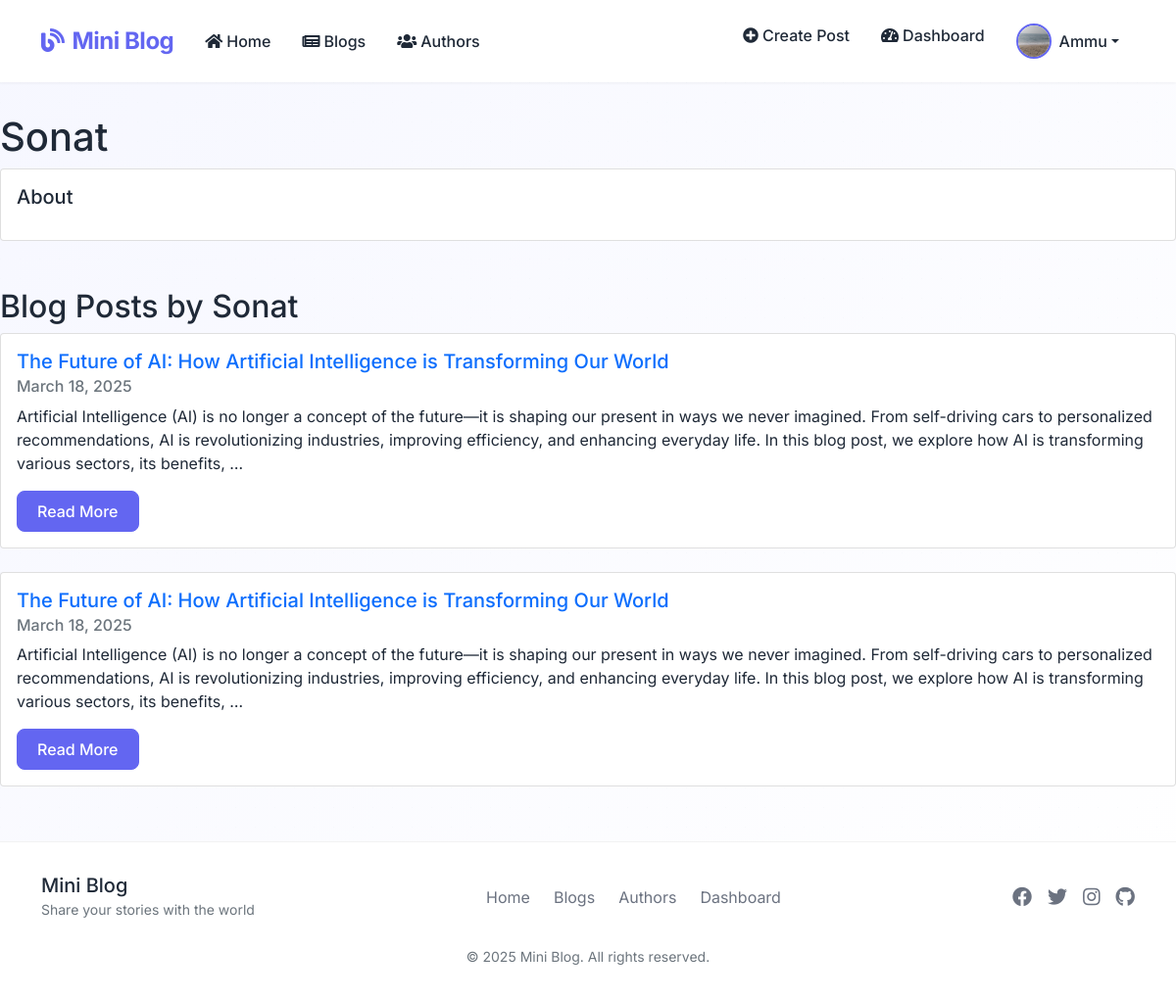
/blog/blogger/1/ (signed in), run on the app's committed database.
### app/models.py (models this page shows, shortened)
class Author(models.Model):
    user = models.OneToOneField(User, on_delete=models.CASCADE)
    bio = models.TextField(max_length=500, help_text="Enter your biography", blank=True)
    profile_picture = models.ImageField(upload_to='profile_pics/', default='profile_pics/default.png')

class Blog(models.Model):
    title = models.CharField(max_length=200)
    author = models.ForeignKey(Author, on_delete=models.CASCADE)
    content = models.TextField(help_text="Write your blog content here")
    post_date = models.DateTimeField(default=timezone.now)
    likes = models.ManyToManyField(User, through='Like', related_name='liked_posts')
    class Meta:
        ordering = ['-post_date']

### app/views.py (the view)
# urls.py: path('blog/blogger/<int:pk>/', views.AuthorDetailView.as_view(), name='author-detail'),
class AuthorDetailView(generic.DetailView):
    model = Author
    template_name = 'app/author_detail.html'
    def get_context_data(self, **kwargs):
        context = super().get_context_data(**kwargs)
        context['blogs'] = Blog.objects.filter(author=self.object).order_by('-post_date')
        return context

### app/templates/app/author_detail.html (shortened to what this page needs)
{% extends "app/base.html" %}
{% block content %}
<div class="author-profile mb-5">
    <h1>{{ author.user.username }}</h1>
    <div class="card">
        <div class="card-body">
            <h5 class="card-title">About</h5>
        </div>
    </div>
</div>
<div class="author-blogs">
    <h2>Blog Posts by {{ author.user.username }}</h2>
    <div class="row">
        {% for blog in blogs %}
        <div class="col-md-12 mb-4">
            <div class="card">
                <div class="card-body">
                    <h5 class="card-title">
                        <a href="{% url 'app:blog-detail' blog.pk %}" class="text-decoration-none">{{ blog.title }}</a>
                    </h5>
                    <h6 class="card-subtitle mb-2 text-muted">{{ blog.post_date|date:"F d, Y" }}</h6>
                    <p class="card-text">{{ blog.content|truncatewords:50 }}</p>
                    <a href="{% url 'app:blog-detail' blog.pk %}" class="btn btn-primary">Read More</a>
                </div>
            </div>
        </div>
        {% empty %}
        <div class="col-12">
            <p>No blog posts available from this author.</p>
        </div>
        {% endfor %}
    </div>
</div>
{% endblock %}

### app/templates/app/base.html (shortened to what this page needs)
<!DOCTYPE html>
<html lang="en">
<head>
    <link href="https://cdn.jsdelivr.net/npm/bootstrap@5.1.3/dist/css/bootstrap.min.css" rel="stylesheet">
    <link href="https://cdnjs.cloudflare.com/ajax/libs/font-awesome/5.15.4/css/all.min.css" rel="stylesheet">
</head>
<body>
    <nav class="navbar navbar-expand-lg navbar-light sticky-top">
        <div class="container">
            <a class="navbar-brand" href="{% url 'app:index' %}">
                <i class="fas fa-blog me-2"></i>Mini Blog
            </a>
            <div class="collapse navbar-collapse" id="navbarNav">
                <ul class="navbar-nav me-auto">
                    <li class="nav-item">
                        <a class="nav-link" href="{% url 'app:index' %}">
                            <i class="fas fa-home me-1"></i>Home
                        </a>
                    </li>
                    <li class="nav-item">
                        <a class="nav-link" href="{% url 'app:blog-list' %}">
                            <i class="fas fa-newspaper me-1"></i>Blogs
                        </a>
                    </li>
                    <li class="nav-item">
                        <a class="nav-link" href="{% url 'app:author-list' %}">
                            <i class="fas fa-users me-1"></i>Authors
                        </a>
                    </li>
                </ul>
                <ul class="navbar-nav">
                    {% if user.is_authenticated %}
                    <li class="nav-item">
                        <a class="nav-link" href="{% url 'app:blog-create' %}">
                            <i class="fas fa-plus-circle me-1"></i>Create Post
                        </a>
                    </li>
                    <li class="nav-item">
                        <a class="nav-link" href="{% url 'app:author-dashboard' %}">
                            <i class="fas fa-tachometer-alt me-1"></i>Dashboard
                        </a>
                    </li>
                    <li class="nav-item dropdown">
                        <a class="nav-link dropdown-toggle d-flex align-items-center" href="#" id="navbarDropdown" role="button" data-bs-toggle="dropdown">
                            <img src="{{ user.author.profile_picture.url }}" alt="Profile" class="nav-profile-img me-2">
                            {{ user.username }}
                        </a>
                    </li>
                    {% endif %}
                </ul>
            </div>
        </div>
    </nav>
    <main class="main-content">
        {% block content %}{% endblock %}
    </main>
    <footer class="footer">
        <div class="container">
            <div class="footer-content">
                <div class="footer-brand">
                    <h5 class="mb-0">Mini Blog</h5>
                    <small class="text-muted">Share your stories with the world</small>
                </div>
                <ul class="footer-links">
                    <li><a href="{% url 'app:index' %}">Home</a></li>
                    <li><a href="{% url 'app:blog-list' %}">Blogs</a></li>
                    <li><a href="{% url 'app:author-list' %}">Authors</a></li>
                    {% if user.is_authenticated %}
                    <li><a href="{% url 'app:author-dashboard' %}">Dashboard</a></li>
                    {% endif %}
                </ul>
                <div class="footer-social">
                    <a href="#" title="Facebook"><i class="fab fa-facebook"></i></a>
                    <a href="#" title="Twitter"><i class="fab fa-twitter"></i></a>
                    <a href="#" title="Instagram"><i class="fab fa-instagram"></i></a>
                    <a href="#" title="GitHub"><i class="fab fa-github"></i></a>
                </div>
            </div>
            <div class="text-center mt-4">
                <small class="text-muted">&copy; {% now "Y" %} Mini Blog. All rights reserved.</small>
            </div>
        </div>
    </footer>
</body>
</html>

### app/templates/app/base.html (style rules this page uses)
:root { --primary-color: #6366f1; --primary-rgb: 99, 102, 241; --secondary-color: #4f46e5; --text-primary: #1f2937; --text-secondary: #6b7280; --background-soft: #f3f4f6; --background-gradient: linear-gradient(135deg, #f6f7ff 0%, #ffffff 100%); }
body { font-family: 'Inter', system-ui, -apple-system, "Segoe UI", Roboto, "Helvetica Neue", Arial, sans-serif; color: var(--text-primary); line-height: 1.5; background: var(--background-gradient); min-height: 100vh; display: flex; flex-direction: column; }
.navbar { background: rgba(255, 255, 255, 0.95); backdrop-filter: blur(10px); box-shadow: 0 1px 3px rgba(0, 0, 0, 0.05); padding: 1rem 0; position: sticky; top: 0; z-index: 1000; }
.navbar-brand { font-weight: 700; font-size: 1.5rem; color: var(--primary-color) !important; letter-spacing: -0.5px; }
.nav-link { color: var(--text-primary) !important; font-weight: 500; padding: 0.5rem 1rem !important; border-radius: 0.5rem; transition: all 0.3s ease; }
.btn-primary { background-color: var(--primary-color); border-color: var(--primary-color); padding: 0.5rem 1.25rem; font-weight: 500; border-radius: 0.5rem; transition: all 0.3s ease; }
.nav-profile-img { width: 36px; height: 36px; border-radius: 50%; object-fit: cover; border: 2px solid var(--primary-color); transition: transform 0.3s ease; }
.main-content { flex: 1; padding: 2rem 0; position: relative; }
.main-content::before { content: ''; position: absolute; top: 0; left: 0; right: 0; bottom: 0; opacity: 0.5; pointer-events: none; }
.footer { background: rgba(255, 255, 255, 0.95); backdrop-filter: blur(10px); padding: 2rem 0; margin-top: auto; border-top: 1px solid rgba(0, 0, 0, 0.05); }
.footer-content { display: flex; justify-content: space-between; align-items: center; }
.footer-links { list-style: none; padding: 0; margin: 0; display: flex; gap: 1.5rem; }
.footer-links a { color: var(--text-secondary); text-decoration: none; transition: color 0.3s ease; }
.footer-social { display: flex; gap: 1rem; }
.footer-social a { color: var(--text-secondary); font-size: 1.25rem; transition: all 0.3s ease; }

### data on the page
Author: user.username "Sonat"
Blog: title "The Future of AI: How Artificial Intelligence is Transforming Our World", post_date "March 18, 2025", content "Artificial Intelligence (AI) is no longer a concept of the future—it is shaping our present in ways we never imagined. From self-driving cars to personalized recommendations, AI is revolutionizing industries, improving efficiency, and enhancing everyday life. In this blog post, we explore how AI is transforming various sectors, its benefits, …"
Blog: title "The Future of AI: How Artificial Intelligence is Transforming Our World", post_date "March 18, 2025", content "Artificial Intelligence (AI) is no longer a concept of the future—it is shaping our present in ways we never imagined. From self-driving cars to personalized recommendations, AI is revolutionizing industries, improving efficiency, and enhancing everyday life. In this blog post, we explore how AI is transforming various sectors, its benefits, …"

### other printed values
{{ user.username }} "Ammu"
